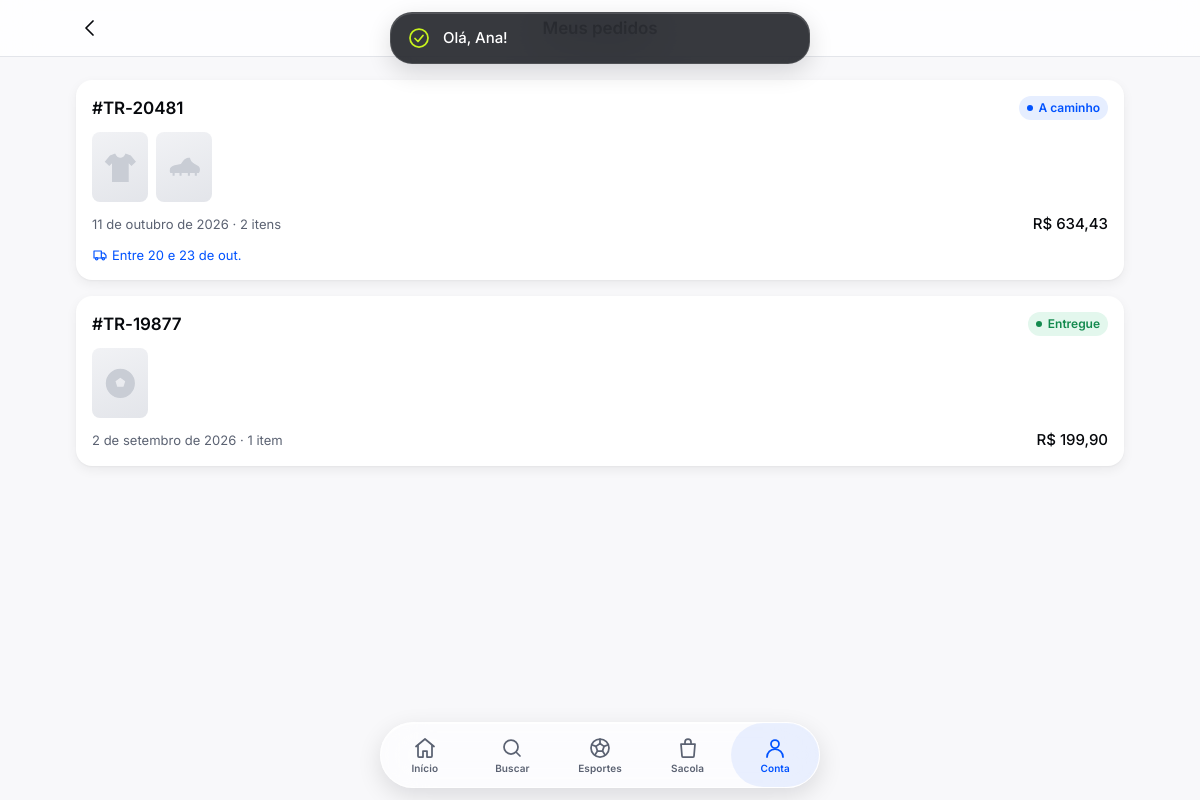
The app's page /conta/pedidos.php (signed in) with its own data.
### tables this page shows
CREATE TABLE pedidos (
  id             INT UNSIGNED AUTO_INCREMENT PRIMARY KEY,
  numero         VARCHAR(12)   NOT NULL UNIQUE,  
  cliente_id     INT UNSIGNED  NULL,             
  nome           VARCHAR(120)  NOT NULL,
  email          VARCHAR(160)  NOT NULL,
  cpf            CHAR(11)      NOT NULL,
  telefone       VARCHAR(20)   NOT NULL,
  cep            CHAR(8)       NULL,             
  logradouro     VARCHAR(160)  NULL,
  numero_end     VARCHAR(20)   NULL,
  complemento    VARCHAR(80)   NULL,
  bairro         VARCHAR(80)   NULL,
  cidade         VARCHAR(80)   NULL,
  uf             CHAR(2)       NULL,
  entrega_tipo   ENUM('pac', 'sedex', 'transportadora', 'retirada') NOT NULL,
  entrega_prazo  VARCHAR(60)   NULL,             
  pagamento_tipo ENUM('pix', 'cartao', 'boleto') NOT NULL,
  parcelas       TINYINT UNSIGNED NOT NULL DEFAULT 1,
  subtotal       DECIMAL(10,2) NOT NULL,
  frete          DECIMAL(10,2) NOT NULL DEFAULT 0,
  desconto       DECIMAL(10,2) NOT NULL DEFAULT 0,
  total          DECIMAL(10,2) NOT NULL,
  codigo_rastreio VARCHAR(20)  NULL,             
  status         ENUM('aguardando_pagamento', 'pagamento_recusado', 'pago', 'em_separacao',
                      'enviado', 'pronto_retirada', 'entregue', 'cancelado')
                 NOT NULL DEFAULT 'aguardando_pagamento',
  criado_em      DATETIME      NOT NULL DEFAULT CURRENT_TIMESTAMP,
  atualizado_em  DATETIME      NOT NULL DEFAULT CURRENT_TIMESTAMP ON UPDATE CURRENT_TIMESTAMP,
  KEY idx_pedido_cliente (cliente_id),
  CONSTRAINT fk_pedido_cliente FOREIGN KEY (cliente_id) REFERENCES clientes (id) ON DELETE SET NULL
);

CREATE TABLE pedido_itens (
  id             INT UNSIGNED AUTO_INCREMENT PRIMARY KEY,
  pedido_id      INT UNSIGNED  NOT NULL,
  produto_id     INT UNSIGNED  NULL,
  nome_produto   VARCHAR(120)  NOT NULL,
  tamanho        VARCHAR(10)   NULL,
  quantidade     INT UNSIGNED  NOT NULL,
  preco_unitario DECIMAL(10,2) NOT NULL,
  CONSTRAINT fk_item_pedido  FOREIGN KEY (pedido_id)  REFERENCES pedidos (id) ON DELETE CASCADE,
  CONSTRAINT fk_item_produto FOREIGN KEY (produto_id) REFERENCES produtos (id) ON DELETE SET NULL
);

### includes/funcoes.php (called while the page is built, shortened)
<?php
function url_base(): string
{
    static $base = null;
    if ($base === null) {
        global $config;
        if ($config['url_base'] !== null) {
            $base = rtrim($config['url_base'], '/');
        } else {
            $raiz      = str_replace('\\', '/', realpath(__DIR__ . '/..'));
            $documento = str_replace('\\', '/', realpath($_SERVER['DOCUMENT_ROOT'] ?? '') ?: '');
            $base      = ($documento !== '' && stripos($raiz, $documento) === 0)
                ? substr($raiz, strlen($documento))
                : '';
            $base = rtrim($base, '/');
        }
    }
    return $base;
}
function url(string $caminho = ''): string
{
    return url_base() . '/' . ltrim($caminho, '/');
}
function e(?string $texto): string
{
    return htmlspecialchars($texto ?? '', ENT_QUOTES | ENT_SUBSTITUTE, 'UTF-8');
}
function dinheiro(float $valor): string
{
    return 'R$ ' . number_format($valor, 2, ',', '.');
}

### includes/db.php (called while the page is built)
<?php
function db(): PDO
{
    static $pdo = null;
    if ($pdo === null) {
        global $config;
        $dsn = sprintf(
            'mysql:host=%s;port=%d;dbname=%s;charset=utf8mb4',
            $config['db_host'],
            $config['db_porta'],
            $config['db_nome']
        );
        $pdo = new PDO($dsn, $config['db_usuario'], $config['db_senha'], [
            PDO::ATTR_ERRMODE            => PDO::ERRMODE_EXCEPTION,
            PDO::ATTR_DEFAULT_FETCH_MODE => PDO::FETCH_ASSOC,
            PDO::ATTR_EMULATE_PREPARES   => false,
        ]);
        $pdo->exec("SET time_zone = '" . (new DateTime())->format('P') . "'");
    }
    return $pdo;
}
function consulta(string $sql, array $parametros = []): PDOStatement
{
    $stmt = db()->prepare($sql);
    $stmt->execute($parametros);
    return $stmt;
}

### conta/pedidos.php (the view, shortened to what this page needs)
<?php
$cliente = exigir_login();
$pedidos = pedidos_do_cliente((int) $cliente['id']);
pagina_inicio([
    'titulo' => 'Meus pedidos',
    'aba'    => 'conta',
    'nav'    => ['titulo' => 'Meus pedidos', 'voltar' => url('conta/')],
]);
?>
<div class="conteudo pilha" style="padding-top: var(--spacing-lg)">
  <?php if (!$pedidos): ?>
    <section class="estado-vazio">
      <div class="estado-vazio__icone"><?= icone('pacote') ?></div>
      <h1 class="t-title-3">Nenhum pedido ainda</h1>
      <p class="t-subheadline">Quando você comprar, o pedido aparece aqui com o rastreio.</p>
      <a class="botao botao--primary botao--md" href="<?= e(url('index.php')) ?>">Ver produtos</a>
    </section>
  <?php else: ?>
    <ul class="pilha" role="list" style="padding: 0; margin: 0; list-style: none">
      <?php foreach ($pedidos as $p): ?>
        <li>
          <a class="cartao-pedido" href="<?= e(url('conta/pedido.php?numero=' . urlencode($p['numero']))) ?>">
            <div class="linha linha--entre">
              <span class="t-headline">#<?= e($p['numero']) ?></span>
              <?= selo_status($p['status']) ?>
            </div>
            <div class="cartao-pedido__miniaturas" aria-hidden="true">
              <?php foreach (array_slice($p['miniaturas'], 0, 3) as $m): ?>
                <?= midia_produto(['midia' => $m['midia'] ?? 'camisa', 'imagem' => $m['imagem']], 'midia-produto--mini') ?>
              <?php endforeach; ?>
            </div>
            <div class="linha linha--entre">
              <span class="t-footnote texto-secundario">
                <?= e(data_longa($p['criado_em'])) ?> · <?= (int) $p['quantidade_itens'] ?> <?= (int) $p['quantidade_itens'] === 1 ? 'item' : 'itens' ?>
              </span>
              <span class="t-callout"><?= dinheiro((float) $p['total']) ?></span>
            </div>
            <?php if (in_array($p['status'], ['pago', 'em_separacao', 'enviado', 'pronto_retirada'], true)): ?>
              <span class="t-footnote cartao-pedido__prazo"><?= icone($p['entrega_tipo'] === 'retirada' ? 'loja' : 'caminhao', 'icone--xs') ?> <?= e($p['entrega_prazo']) ?></span>
            <?php endif; ?>
          </a>
        </li>
      <?php endforeach; ?>
    </ul>
  <?php endif; ?>
</div>

### includes/componentes.php (shortened to what this page needs)
<?php
function icone(string $nome, string $classe = ''): string
{
    return '<svg class="icone ' . e($classe) . '" aria-hidden="true" focusable="false">'
         . '<use href="' . e(asset('img/icones.svg')) . '#i-' . e($nome) . '"></use></svg>';
}
function silhueta(string $tipo, string $classe = ''): string
{
    return '<svg class="' . e($classe) . '" viewBox="0 0 100 100" aria-hidden="true" focusable="false">'
         . '<use href="' . e(asset('img/icones.svg')) . '#s-' . e($tipo) . '"></use></svg>';
}
function midia_produto(array $produto, string $classe = ''): string
{
    $html = '<div class="midia-produto ' . e($classe) . '">';
    if (!empty($produto['imagem'])) {
        $html .= '<img src="' . e(url('assets/img/produtos/' . $produto['imagem'])) . '" alt="" loading="lazy">';
    } else {
        $html .= silhueta($produto['midia'] ?? 'camisa', 'midia-produto__silhueta');
    }
    return $html . '</div>';
}

### includes/conta.php (shortened to what this page needs)
<?php
function cliente_logado(): ?array
{
    static $cache = [];
    $id = (int) ($_SESSION['cliente_id'] ?? 0);
    if (!array_key_exists($id, $cache)) {
        $cache[$id] = consulta('SELECT id, nome, email, cpf, telefone, criado_em FROM clientes WHERE id = ?', [$id])->fetch() ?: null;
    }
    return $cache[$id];
}
function exigir_login(): array
{
    $cliente = cliente_logado();
    return $cliente;
}
function selo_status(string $status): string
{
    [$texto, $tipo] = STATUS_PEDIDO[$status] ?? [$status, 'marca'];
    return '<span class="status-pedido status-pedido--' . e($tipo) . '">' . e($texto) . '</span>';
}
function pedidos_do_cliente(int $cliente_id): array
{
    $pedidos = consulta(
        'SELECT p.*, (SELECT SUM(quantidade) FROM pedido_itens WHERE pedido_id = p.id) AS quantidade_itens
           FROM pedidos p WHERE p.cliente_id = ? ORDER BY p.criado_em DESC, p.id DESC',
        [$cliente_id]
    )->fetchAll();
    if ($pedidos) {
        $ids = array_column($pedidos, 'id');
        $marcas = implode(',', array_fill(0, count($ids), '?'));
        $itens = consulta(
            "SELECT i.pedido_id, i.nome_produto, pr.midia, (SELECT arquivo FROM produto_imagens WHERE produto_id = pr.id ORDER BY ordem LIMIT 1) AS imagem
               FROM pedido_itens i LEFT JOIN produtos pr ON pr.id = i.produto_id
              WHERE i.pedido_id IN ($marcas) ORDER BY i.id",
            $ids
        )->fetchAll();
    }
    return $pedidos;
}
function data_longa(string $data): string
{
    $meses = ['janeiro', 'fevereiro', 'março', 'abril', 'maio', 'junho', 'julho', 'agosto', 'setembro', 'outubro', 'novembro', 'dezembro'];
    $d = new DateTimeImmutable($data);
    return $d->format('j') . ' de ' . $meses[(int) $d->format('n') - 1] . ' de ' . $d->format('Y');
}

### assets/css/tokens.css (style rules this page uses)
:root { --blue-700: #0040C9; --blue-600: #0052FF; --blue-500: #2E6BFF; --blue-400: #5C8DFF; --blue-100: #E6EEFF; --lime-600: #A9D400; --lime-500: #C8F31D; --ink-950: #07090D; --ink-900: #0E1117; --ink-800: #161A22; --ink-700: #232834; --gray-600: #5B6272; --gray-500: #7C8394; --gray-400: #A3A9B6; --gray-300: #C9CDD5; --gray-200: #E3E5EA; --gray-100: #F1F2F5; --gray-50: #F8F8FA; --white: #FFFFFF; --green-500: #1FB86A; --orange-500: #FF8A00; --red-500: #F2394B; --color-bg-primary: var(--gray-50); --color-bg-secondary: var(--white); --color-bg-tertiary: var(--gray-100); --color-bg-elevated: var(--white); --color-bg-inverse: var(--ink-950); --color-text-primary: var(--ink-950); --color-text-secondary: var(--gray-600); --color-text-tertiary: var(--gray-500); --color-text-on-brand: var(--white); --color-text-on-accent: var(--ink-950); --color-text-link: var(--blue-600); --color-text-inverse: var(--white); --color-brand-primary: var(--blue-600); --color-brand-pressed: var(--blue-700); --color-brand-subtle: var(--blue-100); --color-accent-primary: var(--lime-500); --color-accent-pressed: var(--lime-600); --color-border-default: var(--gray-200); --color-border-strong: var(--gray-300); --color-status-success: var(--green-500); --color-status-warning: var(--orange-500); --color-status-error: var(--red-500); --color-glass-fill: rgb(255 255 255 / 0.62); --color-glass-fill-thick: rgb(255 255 255 / 0.82); --color-glass-fill-dark: rgb(20 23 29 / 0.55); --color-glass-fill-tint: rgb(0 82 255 / 0.80); --color-glass-stroke: rgb(255 255 255 / 0.70); --color-glass-highlight: rgb(255 255 255 / 0.95); --color-overlay-scrim: rgb(0 0 0 / 0.32); --spacing-2xs: 2px; --spacing-xs: 4px; --spacing-sm: 8px; --spacing-md: 12px; --spacing-lg: 16px; --spacing-xl: 20px; --spacing-2xl: 24px; --spacing-3xl: 32px; --spacing-4xl: 40px; --spacing-5xl: 56px; --radius-sm: 8px; --radius-md: 12px; --radius-lg: 16px; --radius-xl: 22px; --radius-2xl: 28px; --radius-full: 999px; --font-family: "Inter", system-ui, -apple-system, "Segoe UI", Roboto, sans-serif; --glass-thin-blur: 12px; --glass-regular-blur: 24px; --glass-thick-blur: 40px; --glass-highlight-line: inset 0 1px 0 var(--color-glass-highlight); --shadow-glass-thin: 0 2px 8px rgb(7 9 13 / 0.08); --shadow-glass-regular: 0 8px 24px rgb(7 9 13 / 0.12); --shadow-glass-thick: 0 -8px 40px rgb(7 9 13 / 0.18); --shadow-card: 0 1px 2px rgb(7 9 13 / 0.04), 0 4px 12px rgb(7 9 13 / 0.06); --shadow-floating: 0 8px 24px rgb(7 9 13 / 0.14); --ease-padrao: cubic-bezier(0.25, 0.1, 0.25, 1); --duracao-curta: 160ms; --duracao-media: 300ms; --largura-app: 1080px; --largura-leitura: 560px; --altura-tab-bar: 64px; --area-segura-baixo: env(safe-area-inset-bottom, 0px); --area-segura-topo: env(safe-area-inset-top, 0px); }

### assets/css/base.css (style rules this page uses)
*, *::before, *::after { box-sizing: border-box; }
html { -webkit-text-size-adjust: 100%; text-size-adjust: 100%; -webkit-tap-highlight-color: transparent; }
body { margin: 0; min-height: 100dvh; font-family: var(--font-family); font-size: 16px; line-height: 24px; letter-spacing: -0.002em; color: var(--color-text-primary); background: var(--color-bg-primary); -webkit-font-smoothing: antialiased; -moz-osx-font-smoothing: grayscale; font-feature-settings: "cv11", "ss01"; }
h1, h2, h3, h4, p, ul, ol, figure { margin: 0; }
ul[role="list"], ol[role="list"] { list-style: none; padding: 0; }
img, svg { display: block; max-width: 100%; }
a { color: var(--color-text-link); text-decoration: none; }
.t-headline { font-size: 17px; line-height: 22px; font-weight: 600; letter-spacing: -0.004em; }
.t-callout { font-size: 15px; line-height: 20px; font-weight: 500; letter-spacing: -0.002em; }
.t-footnote { font-size: 13px; line-height: 18px; font-weight: 400; letter-spacing: 0.002em; }
.texto-secundario { color: var(--color-text-secondary); }
.conteudo { width: 100%; max-width: var(--largura-app); margin-inline: auto; padding-inline: var(--spacing-lg); }
.pilha { display: flex; flex-direction: column; gap: var(--spacing-lg); }
.linha { display: flex; align-items: center; gap: var(--spacing-sm); }
.linha--entre { justify-content: space-between; }
.icone { width: 24px; height: 24px; flex-shrink: 0; fill: none; stroke: currentColor; stroke-width: 1.75; stroke-linecap: round; stroke-linejoin: round; }
.icone--xs { width: 16px; height: 16px; }

### records on screen
pedidos: numero "TR-20481", texto "A caminho", criado_em "11 de outubro de 2026", quantidade_itens "2", total "R$ 634,43", entrega_prazo "Entre 20 e 23 de out."
pedidos: numero "TR-19877", texto "Entregue", criado_em "2 de setembro de 2026", quantidade_itens "1", shows "item", total "R$ 199,90"

### other values on screen
$rotulo "Início"
$rotulo "Buscar"
$rotulo "Esportes"
$rotulo "Sacola"
$rotulo "Conta"
